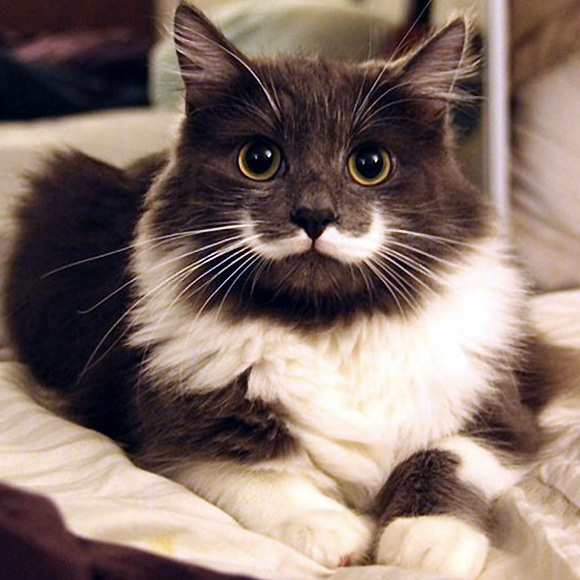
//> input picture Convolution_2D/img1.jpg, 580 x 580 px
$ ./test_cv   (built with g++ and OpenCV 4)
//> lines starting //> are read from the running program, lines starting //| are printed output that depends on the picture

#include <iostream>
#include "opencv2/opencv.hpp"

using namespace cv;
using namespace std;
int main(){
  int scale = 1;
  int delta = 0;
  int ddepth = CV_8UC1;
  Mat image;
  image = imread("img1.jpg",0); // Read the file
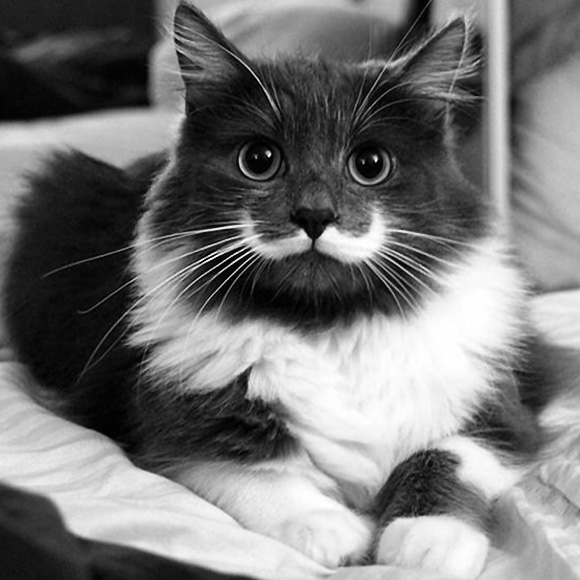
//> image: 580 rows x 580 cols, CV_8UC1; min 0, max 255, mean 118.8
  /// Generate grad_x and grad_y
  Mat grad_x, grad_y;
  /// Gradient X
  // ( src , grad_x, ddepth,dx,dy,scale,delta, BORDER_DEFAULT );
  Sobel( image, grad_x, ddepth, 1, 0, 3, scale, delta, BORDER_DEFAULT );
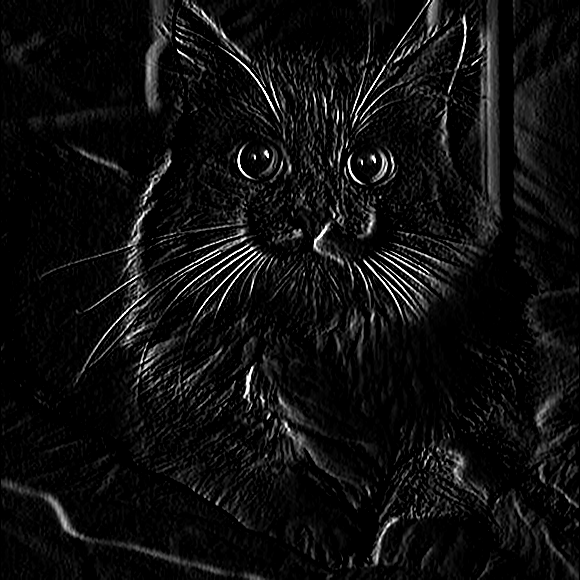
//> grad_x: 580 rows x 580 cols, CV_8UC1; min 0, max 255, mean 15
  /// Gradient Y
  //Sobel( image, grad_y, ddepth, 0, 1, 3, scale, delta, BORDER_DEFAULT );
  imwrite("gato.png",grad_x);
  return 0;
}

$ run again, with Convolution_2D/img6.jpg copied over Convolution_2D/img1.jpg
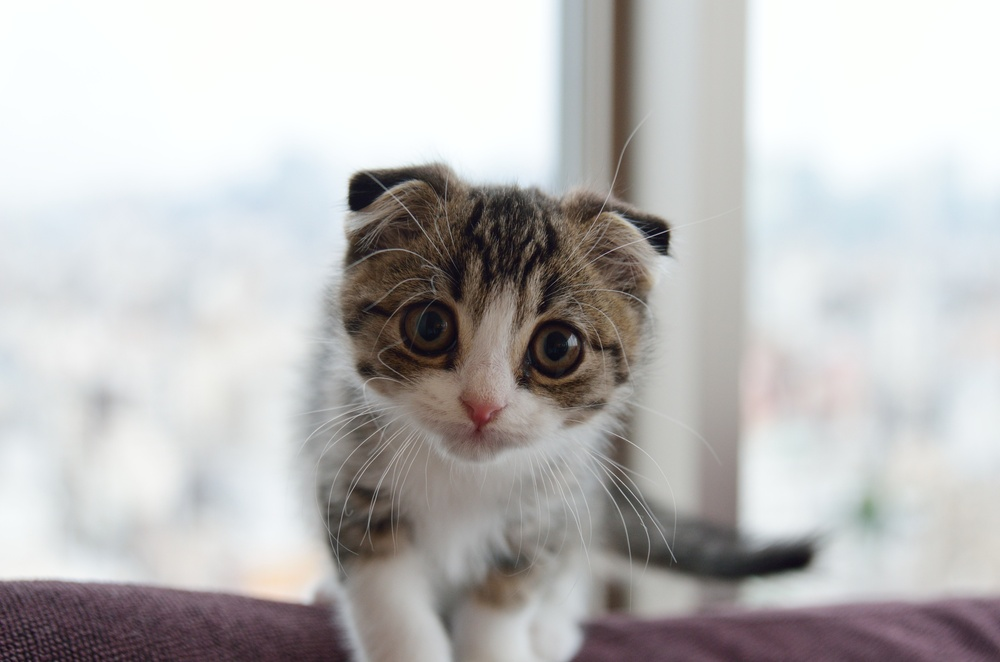
//> input picture Convolution_2D/img6.jpg, 1000 x 662 px, shrunk from 4928 x 3264 before the run
//> `Sobel( image, grad_x, ddepth, 1, 0, 3, scale, delta, BORDER_DEFAULT );`:
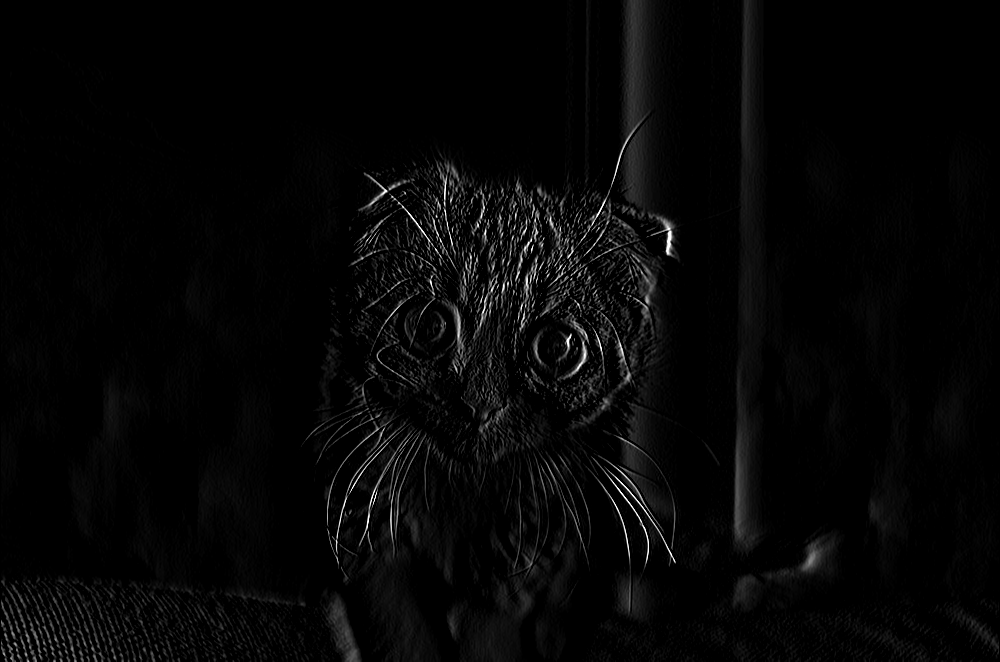
//> grad_x: 662 rows x 1000 cols, CV_8UC1; min 0, max 255, mean 6.1
